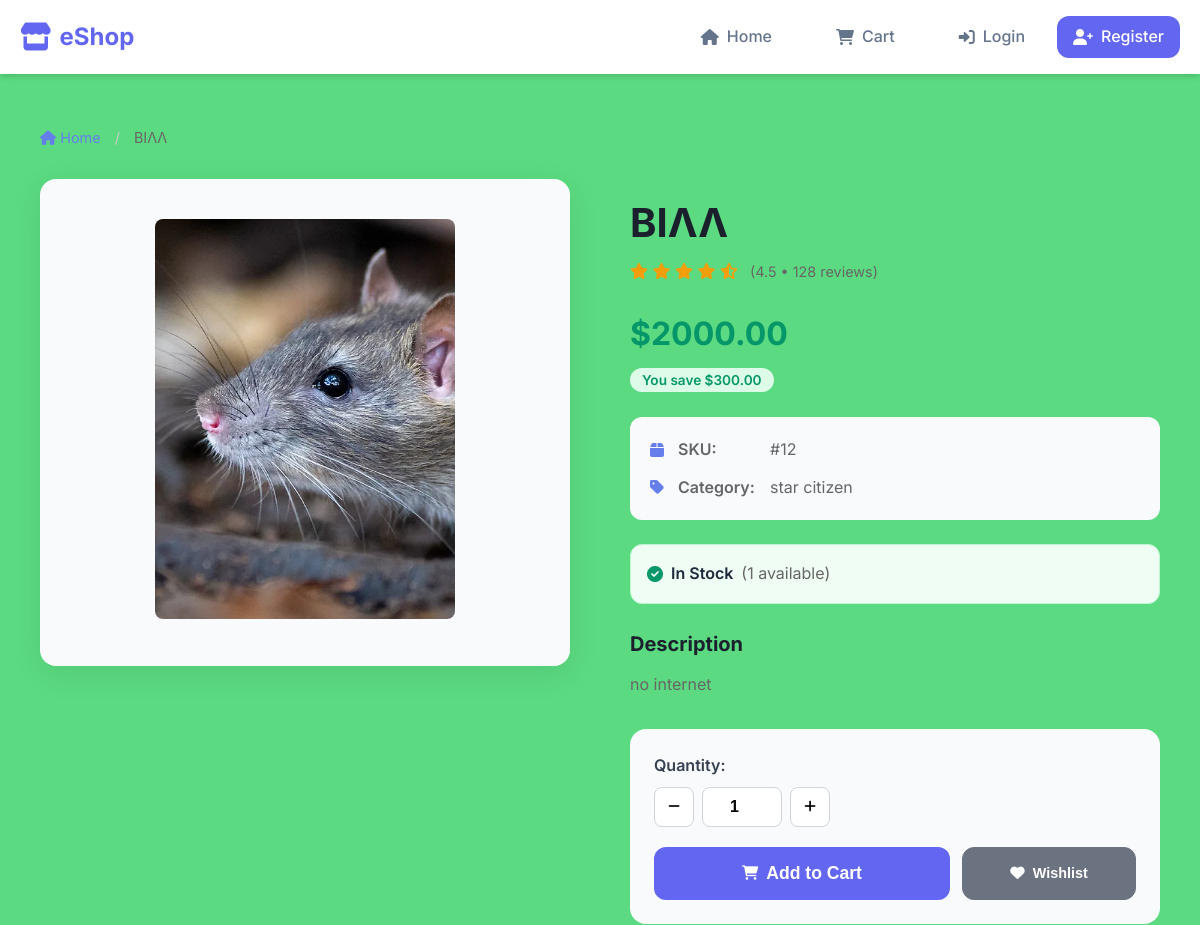
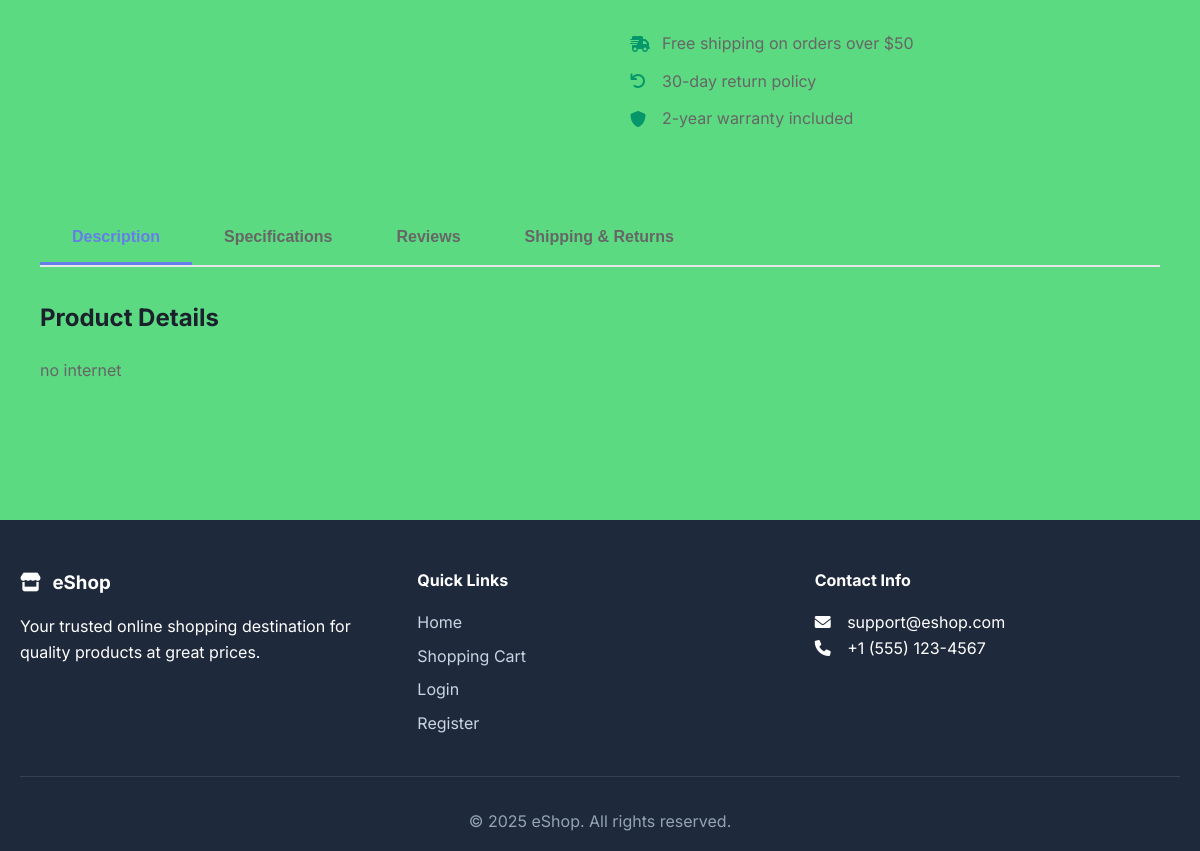
Page /product/12 on the committed database (2 pictures, top to bottom).
### tables this page shows
CREATE TABLE products(
            product_id INTEGER PRIMARY KEY AUTOINCREMENT,
            name VARCHAR(100) NOT NULL,
            description TEXT,
            price DECIMAL(10,2) NOT NULL,
            stock_quantity INTEGER NOT NULL DEFAULT 0,
            category VARCHAR(50),
            image_url VARCHAR(255),
            created_at TIMESTAMP DEFAULT CURRENT_TIMESTAMP
        );

### app.py (the view)
@app.route("/product/<int:product_id>")
def product_detail(product_id):
    try:
        with get_cursor() as cur:
            cur.execute("SELECT * FROM products WHERE product_id = ?", (product_id,))
            product = cur.fetchone()
        if not product:
            flash('Product not found', 'danger')
            return redirect(url_for('home'))
        return render_template('product.html', product=product)
    except Exception as e:
        flash(f"Error loading product: {str(e)}", 'danger')
        return redirect(url_for('home'))

### app.py (called while the page is built)
@app.context_processor
def utility_processor():
    def get_image_url(image_url):
        if not image_url:
            return url_for('static', filename='images/placeholder.png')
        if image_url.startswith('uploads/'):
            return url_for('static', filename=image_url)
        return image_url
    return dict(get_image_url=get_image_url)

def get_db():
    db = getattr(g, '_database', None)
    if db is None:
        db = g._database = sqlite3.connect(DATABASE)
        db.row_factory = sqlite3.Row
    return db

@app.teardown_appcontext
def close_connection(exception):
    db = getattr(g, '_database', None)
    if db is not None:
        db.close()

@contextmanager
def get_cursor():
    db = get_db()
    cursor = db.cursor()
    try:
        yield cursor
        db.commit()
    except Exception as e:
        db.rollback()
        raise e
    finally:
        cursor.close()

### templates/product.html (shortened to what this page needs)
{% extends "base.html" %}
{% block content %}
<div class="product-page">
    <div class="product-breadcrumb">
        <a href="{{ url_for('home') }}" class="breadcrumb-link">
            <i class="fas fa-home"></i> Home
        </a>
        <span class="breadcrumb-separator">/</span>
        <span class="breadcrumb-current">{{ product.name }}</span>
    </div>
    <div class="product-layout">
        <div class="product-gallery">
            <div class="main-image-container">
                <img src="{{ get_image_url(product.image_url) }}"
                     alt="{{ product.name }}"
                     class="main-product-image"
                     id="mainProductImage">
            </div>
        </div>
        <div class="product-details">
            <div class="product-header">
                <h1 class="product-title">{{ product.name }}</h1>
                <div class="product-rating">
                    <div class="stars">
                        <i class="fas fa-star"></i>
                        <i class="fas fa-star"></i>
                        <i class="fas fa-star"></i>
                        <i class="fas fa-star"></i>
                        <i class="fas fa-star-half-alt"></i>
                    </div>
                    <span class="rating-text">(4.5 • 128 reviews)</span>
                </div>
            </div>
            <div class="product-pricing">
                <div class="current-price">${{ "%.2f"|format(product.price) }}</div>
                {% if product.price > 50 %}
                <div class="price-save">
                    <span class="save-badge">You save ${{ "%.2f"|format(product.price * 0.15) }}</span>
                </div>
                {% endif %}
            </div>
            <div class="product-meta">
                <div class="meta-item">
                    <i class="fas fa-box"></i>
                    <span class="meta-label">SKU:</span>
                    <span class="meta-value">#{{ product.product_id }}</span>
                </div>
                <div class="meta-item">
                    <i class="fas fa-tag"></i>
                    <span class="meta-label">Category:</span>
                    <span class="meta-value">{{ product.category or 'General' }}</span>
                </div>
            </div>
            <div class="stock-status">
                {% if product.stock_quantity > 0 %}
                    <div class="stock-available">
                        <i class="fas fa-check-circle"></i>
                        <span class="stock-text">In Stock</span>
                        <span class="stock-quantity">({{ product.stock_quantity }} available)</span>
                    </div>
                {% else %}
                    <div class="stock-unavailable">
                        <i class="fas fa-times-circle"></i>
                        <span class="stock-text">Out of Stock</span>
                    </div>
                {% endif %}
            </div>
            <div class="product-description">
                <h3>Description</h3>
                <p>{{ product.description or 'No description available for this product.' }}</p>
            </div>
            {% if product.stock_quantity > 0 %}
            <div class="purchase-section">
                <form action="{{ url_for('add_to_cart') }}" method="post" class="add-to-cart-form">
                    <div class="quantity-selector">
                        <label for="quantity">Quantity:</label>
                        <div class="quantity-controls">
                            <button type="button" class="quantity-btn" onclick="decreaseQuantity()">
                                <i class="fas fa-minus"></i>
                            </button>
                            <input type="number" id="quantity" name="quantity"
                                   value="1" min="1" max="{{ product.stock_quantity }}"
                                   class="quantity-input">
                            <button type="button" class="quantity-btn" onclick="increaseQuantity()">
                                <i class="fas fa-plus"></i>
                            </button>
                        </div>
                    </div>
                    <div class="action-buttons">
                        <button type="submit" class="btn btn-primary btn-add-to-cart">
                            <i class="fas fa-shopping-cart"></i>
                            Add to Cart
                        </button>
                        <button type="button" class="btn btn-secondary btn-wishlist">
                            <i class="fas fa-heart"></i>
                            Wishlist
                        </button>
                    </div>
                </form>
            </div>
            {% endif %}
            <div class="product-features">
                <div class="feature">
                    <i class="fas fa-shipping-fast"></i>
                    <span>Free shipping on orders over $50</span>
                </div>
                <div class="feature">
                    <i class="fas fa-undo"></i>
                    <span>30-day return policy</span>
                </div>
                <div class="feature">
                    <i class="fas fa-shield-alt"></i>
                    <span>2-year warranty included</span>
                </div>
            </div>
        </div>
    </div>
    <div class="product-tabs">
        <div class="tabs-header">
            <button class="tab-btn active" data-tab="description">Description</button>
            <button class="tab-btn" data-tab="specifications">Specifications</button>
            <button class="tab-btn" data-tab="reviews">Reviews</button>
            <button class="tab-btn" data-tab="shipping">Shipping & Returns</button>
        </div>
        <div class="tabs-content">
            <div class="tab-pane active" id="description">
                <h3>Product Details</h3>
                <p>{{ product.description or 'Detailed product description coming soon.' }}</p>
            </div>
        </div>
    </div>
</div>
{% endblock %}

### static/css/style.css (style rules this page uses)
:root { --primary-color: #6366f1; --primary-dark: #4f46e5; --secondary-color: #679e0f; --accent-color: #10b981; --text-dark: #1e293b; --text-light: #64748b; --border-color: #000408; --shadow: 0 4px 6px -1px rgba(0, 0, 0, 0.1), 0 2px 4px -1px rgba(0, 0, 0, 0.06); --shadow-lg: 0 10px 15px -3px rgba(0, 0, 0, 0.1), 0 4px 6px -2px rgba(0, 0, 0, 0.05); --radius: 12px; --transition: all 0.3s ease; }
* { margin: 0; padding: 0; box-sizing: border-box; }
body { font-family: 'Inter', -apple-system, BlinkMacSystemFont, sans-serif; line-height: 1.6; color: var(--text-dark); background-color: #5bda81; }
.btn { display: inline-flex; align-items: center; justify-content: center; padding: 0.75rem 1.5rem; border: none; border-radius: var(--radius); font-weight: 600; text-decoration: none; cursor: pointer; transition: var(--transition); font-size: 0.9rem; gap: 0.5rem; }
.btn i { font-size: 0.9rem; }
.btn-primary { background: var(--primary-color); color: white; }
.btn-secondary { background: var(--text-light); color: white; }
.nav-link, .btn, .product-card { transition: var(--transition); }

### rows in the picture
products: name "ΒΙΛΛ", image_url (picture), price "2000.00", product.price*0.15 "300.00", product_id "12", category "star citizen", stock_quantity "1", description "no internet", quantity "1"
